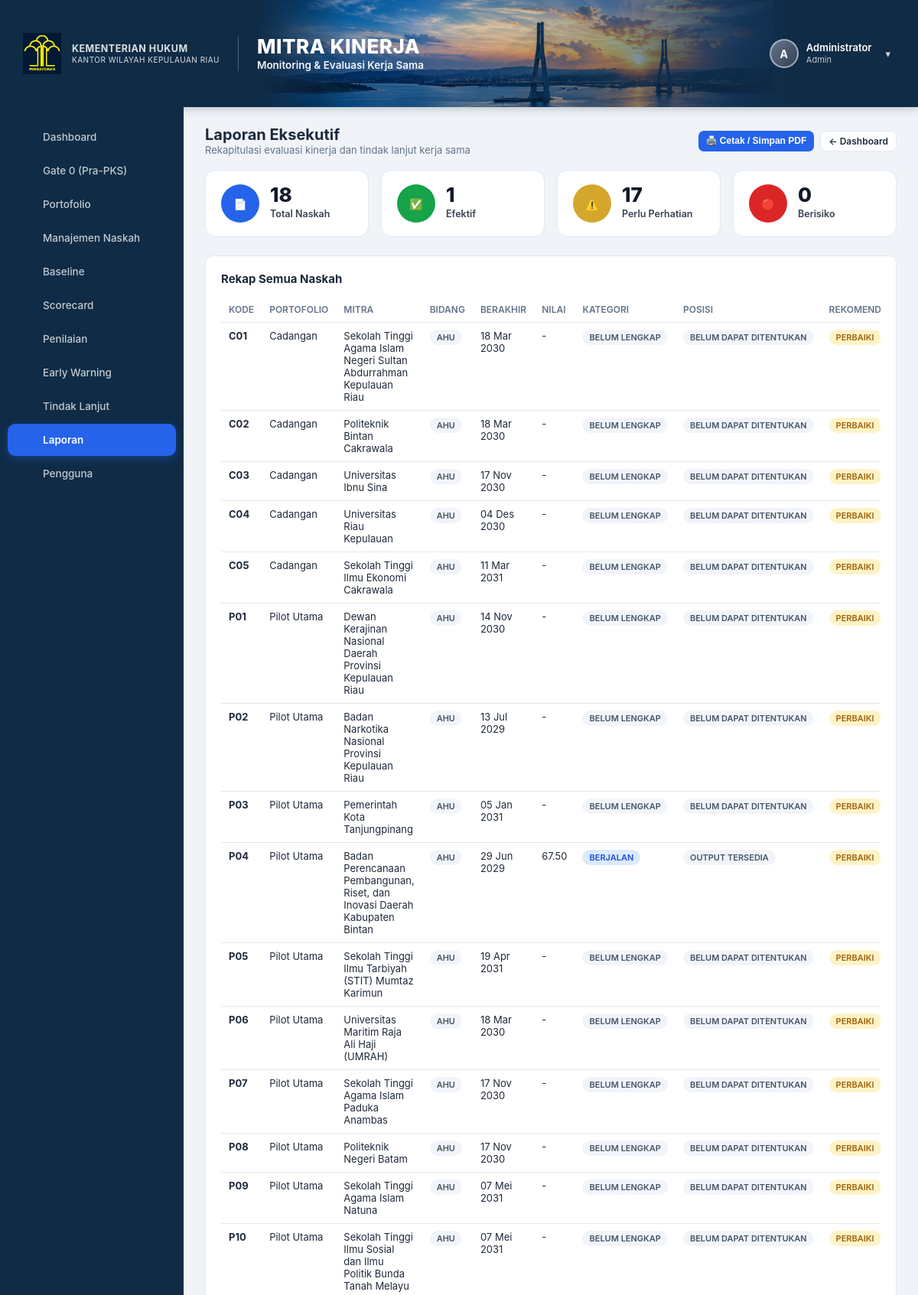
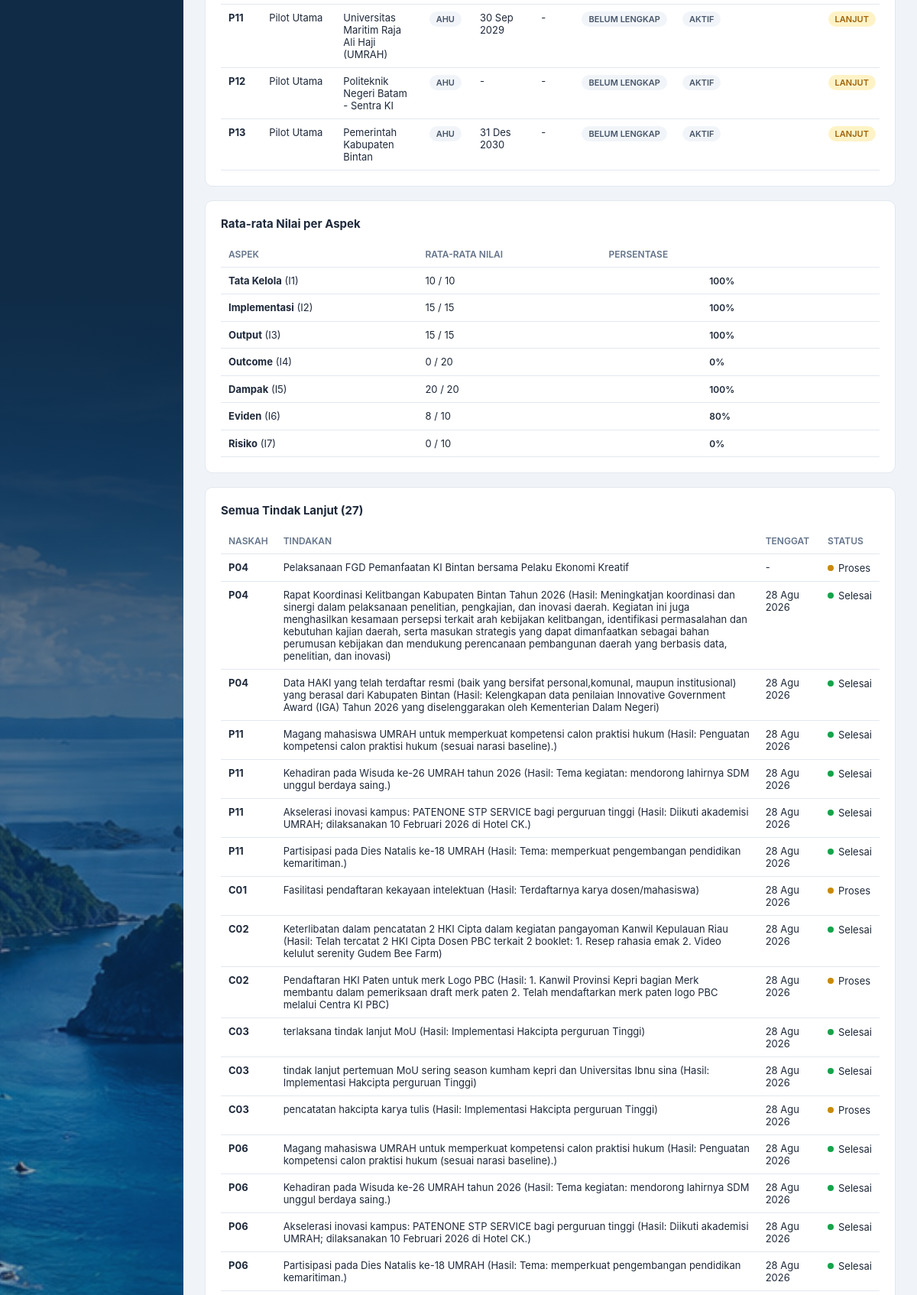
Screenshot of /laporan.php (signed in, upper part) with the database file from the repository (2 pictures, top to bottom).
### tables this page shows
CREATE TABLE `mitra_kinerja` (
  `id` int(11) NOT NULL AUTO_INCREMENT,
  `kode` varchar(5) NOT NULL,
  `portofolio` enum('Pilot Utama','Cadangan') NOT NULL,
  `nama_mitra` varchar(255) NOT NULL,
  `judul` text DEFAULT NULL,
  `jenis` enum('PKS','MoU') NOT NULL,
  `bidang` enum('AHU','KI','P3H','PPL','Keuangan','Humas','SDM') DEFAULT 'AHU',
  `pks_induk_id` int(11) DEFAULT NULL,
  `tanggal_mulai` date DEFAULT NULL,
  `tanggal_berakhir` date DEFAULT NULL,
  `status_tanggal` enum('TERVERIFIKASI','BELUM TERVERIFIKASI') NOT NULL DEFAULT 'BELUM TERVERIFIKASI',
  `evaluasi_per_tahun` int(11) NOT NULL DEFAULT 4,
  `baseline_status` enum('BELUM DIISI','DALAM PROSES','TERVERIFIKASI / DIKUNCI') NOT NULL DEFAULT 'BELUM DIISI',
  `baseline_locked_at` datetime DEFAULT NULL,
  `baseline_locked_by` int(11) DEFAULT NULL,
  `baseline_pemeriksa` varchar(255) DEFAULT NULL,
  `baseline_catatan_ringkasan` text DEFAULT NULL,
  `cutoff_date` date DEFAULT NULL,
  `sumber_baseline` varchar(255) DEFAULT NULL,
  `pic_internal` varchar(255) DEFAULT NULL,
  `pic_mitra` varchar(255) DEFAULT NULL,
  `file_naskah` varchar(255) DEFAULT NULL,
  `foto_kerjasama` varchar(255) DEFAULT NULL,
  `pemeriksa_id` int(11) DEFAULT NULL,
  `tanggal_review` date DEFAULT NULL,
  `status_scorecard` enum('BELUM LENGKAP','SIAP DIVALIDASI','FINAL/TERVALIDASI','PERLU PERBAIKAN') NOT NULL DEFAULT 'BELUM LENGKAP',
  `posisi_portofolio` enum('BELUM DAPAT DITENTUKAN','AKTIF','OUTPUT TERSEDIA','OUTCOME TERBENTUK','BERDAMPAK') NOT NULL DEFAULT 'BELUM DAPAT DITENTUKAN',
  `rekomendasi` enum('BELUM DITENTUKAN','LANJUT','PERBAIKI','PERPANJANG','REPLIKASI','HENTIKAN') NOT NULL DEFAULT 'BELUM DITENTUKAN',
  `created_at` timestamp NOT NULL DEFAULT current_timestamp(),
  `updated_at` timestamp NOT NULL DEFAULT current_timestamp() ON UPDATE current_timestamp(),
  PRIMARY KEY (`id`),
  UNIQUE KEY `kode` (`kode`),
  KEY `pemeriksa_id` (`pemeriksa_id`),
  KEY `fk_mitra_induk` (`pks_induk_id`),
  CONSTRAINT `fk_mitra_induk` FOREIGN KEY (`pks_induk_id`) REFERENCES `mitra_kinerja` (`id`) ON DELETE SET NULL,
  CONSTRAINT `mitra_kinerja_ibfk_1` FOREIGN KEY (`pemeriksa_id`) REFERENCES `users` (`id`) ON DELETE SET NULL
);

CREATE TABLE `tindak_lanjut` (
  `id` int(11) NOT NULL AUTO_INCREMENT,
  `mitra_id` int(11) NOT NULL,
  `tindakan` text NOT NULL,
  `tenggat` date DEFAULT NULL,
  `status` enum('Belum','Proses','Selesai') NOT NULL DEFAULT 'Belum',
  `file_bukti` varchar(255) DEFAULT NULL,
  `created_at` timestamp NOT NULL DEFAULT current_timestamp(),
  `updated_at` timestamp NOT NULL DEFAULT current_timestamp() ON UPDATE current_timestamp(),
  PRIMARY KEY (`id`),
  KEY `mitra_id` (`mitra_id`),
  CONSTRAINT `tindak_lanjut_ibfk_1` FOREIGN KEY (`mitra_id`) REFERENCES `mitra_kinerja` (`id`) ON DELETE CASCADE
);

### laporan.php (the view, shortened to what the rows shown need)
<?php
require_once __DIR__ . '/includes/auth.php';
require_once __DIR__ . '/includes/data.php';
$pdo = getDB();
$all = getAllMitraSummary($pdo);
$tindakLanjut = getTindakLanjut($pdo);
require __DIR__ . '/includes/header.php';
?>
<div class="flex-between no-print" style="margin-bottom:18px;">
    <div>
        <h1 style="margin:0;font-size:20px;">Laporan Eksekutif</h1>
    </div>
</div>
<div class="card">
    <h2>Rekap Semua Naskah</h2>
    <div class="table-wrap">
    <table>
        <thead>
            <tr><th>Kode</th><th>Portofolio</th><th>Mitra</th><th>Bidang</th><th>Berakhir</th><th>Nilai</th><th>Kategori</th><th>Posisi</th><th>Rekomendasi</th><th>Warning</th><th>Status</th></tr>
        </thead>
        <tbody>
        <?php foreach ($all as $s): $m = $s['mitra']; ?>
            <tr>
                <td><strong><?= h($m['kode']) ?></strong></td>
                <td><?= h($m['portofolio']) ?></td>
                <td><?= h($m['nama_mitra']) ?></td>
                <td><span class="badge badge-secondary" style="font-size:11px;font-weight:600;"><?= h($m['bidang'] ?? 'AHU') ?></span></td>
                <td><?= formatTanggal($m['tanggal_berakhir']) ?></td>
                <td><?= $s['nilai_berjalan'] > 0 ? number_format($s['nilai_berjalan'], 2) : '-' ?></td>
                <td><span class="badge badge-<?= warnaKategori($s['kategori']) ?>"><?= h($s['kategori']) ?></span></td>
                <td><span class="badge badge-secondary" style="font-size:11px;"><?= h($s['posisi_portofolio']) ?></span></td>
                <td><span class="badge badge-warning" style="font-size:11px;"><?= h($s['rekomendasi']) ?></span></td>
            </tr>
        <?php endforeach; ?>
        </tbody>
    </table>
    </div>
</div>
<div class="card">
    <h2>Rata-rata Nilai per Aspek</h2>
    <div class="table-wrap">
    <table>
        <thead><tr><th>Aspek</th><th>Rata-rata Nilai</th><th>Persentase</th></tr></thead>
    </table>
    </div>
</div>
<div class="card">
    <h2>Semua Tindak Lanjut (<?= count($tindakLanjut) ?>)</h2>
    <div class="table-wrap">
    <table>
        <thead><tr><th>Naskah</th><th>Tindakan</th><th>Tenggat</th><th>Status</th></tr></thead>
        <tbody>
        <?php if (empty($tindakLanjut)): ?>
            <tr><td colspan="4" class="muted" style="text-align:center;padding:20px;">Belum ada tindak lanjut</td></tr>
        <?php else: foreach ($tindakLanjut as $tl):
            $dotClass = match($tl['status']) { 'Selesai' => 'dot-green', 'Proses' => 'dot-yellow', default => 'dot-red' };
        ?>
            <tr>
                <td><strong><?= h($tl['kode']) ?></strong></td>
                <td><?= h($tl['tindakan']) ?></td>
                <td><?= formatTanggal($tl['tenggat']) ?></td>
                <td><span class="status-dot <?= $dotClass ?>"><?= h($tl['status']) ?></span></td>
            </tr>
        <?php endforeach; endif; ?>
        </tbody>
    </table>
    </div>
</div>
<?php require __DIR__ . '/includes/footer.php'; ?>

### rows the page displays
mitra_kinerja: kode "C01", portofolio "Cadangan", nama_mitra "Sekolah Tinggi Agama Islam Negeri Sultan Abdurrahman Kepulauan Riau", bidang "AHU", tanggal_berakhir "18 Mar 2030"
mitra_kinerja: kode "C02", portofolio "Cadangan", nama_mitra "Politeknik Bintan Cakrawala", bidang "AHU", tanggal_berakhir "18 Mar 2030"
mitra_kinerja: kode "C03", portofolio "Cadangan", nama_mitra "Universitas Ibnu Sina", bidang "AHU", tanggal_berakhir "17 Nov 2030"
mitra_kinerja: kode "C04", portofolio "Cadangan", nama_mitra "Universitas Riau Kepulauan", bidang "AHU", tanggal_berakhir "04 Des 2030"
mitra_kinerja: kode "C05", portofolio "Cadangan", nama_mitra "Sekolah Tinggi Ilmu Ekonomi Cakrawala", bidang "AHU", tanggal_berakhir "11 Mar 2031"
mitra_kinerja: kode "P01", portofolio "Pilot Utama", nama_mitra "Dewan Kerajinan Nasional Daerah Provinsi Kepulauan Riau", bidang "AHU", tanggal_berakhir "14 Nov 2030"
mitra_kinerja: kode "P02", portofolio "Pilot Utama", nama_mitra "Badan Narkotika Nasional Provinsi Kepulauan Riau", bidang "AHU", tanggal_berakhir "13 Jul 2029"
mitra_kinerja: kode "P03", portofolio "Pilot Utama", nama_mitra "Pemerintah Kota Tanjungpinang", bidang "AHU", tanggal_berakhir "05 Jan 2031"
mitra_kinerja: kode "P04", portofolio "Pilot Utama", nama_mitra "Badan Perencanaan Pembangunan, Riset, dan Inovasi Daerah Kabupaten Bintan", bidang "AHU", tanggal_berakhir "29 Jun 2029", nilai_berjalan "67.50", kategori "BERJALAN", posisi_portofolio "OUTPUT TERSEDIA", rekomendasi "PERBAIKI"
mitra_kinerja: kode "P05", portofolio "Pilot Utama", nama_mitra "Sekolah Tinggi Ilmu Tarbiyah (STIT) Mumtaz Karimun", bidang "AHU", tanggal_berakhir "19 Apr 2031"
mitra_kinerja: kode "P06", portofolio "Pilot Utama", nama_mitra "Universitas Maritim Raja Ali Haji (UMRAH)", bidang "AHU", tanggal_berakhir "18 Mar 2030"
mitra_kinerja: kode "P07", portofolio "Pilot Utama", nama_mitra "Sekolah Tinggi Agama Islam Paduka Anambas", bidang "AHU", tanggal_berakhir "17 Nov 2030"
mitra_kinerja: kode "P08", portofolio "Pilot Utama", nama_mitra "Politeknik Negeri Batam", bidang "AHU", tanggal_berakhir "17 Nov 2030"
mitra_kinerja: kode "P09", portofolio "Pilot Utama", nama_mitra "Sekolah Tinggi Agama Islam Natuna", bidang "AHU", tanggal_berakhir "07 Mei 2031"
mitra_kinerja: kode "P10", portofolio "Pilot Utama", nama_mitra "Sekolah Tinggi Ilmu Sosial dan Ilmu Politik Bunda Tanah Melayu", bidang "AHU", tanggal_berakhir "07 Mei 2031"
mitra_kinerja: kode "P11", portofolio "Pilot Utama", nama_mitra "Universitas Maritim Raja Ali Haji (UMRAH)", bidang "AHU", tanggal_berakhir "30 Sep 2029"
mitra_kinerja: kode "P12", portofolio "Pilot Utama", nama_mitra "Politeknik Negeri Batam - Sentra KI", bidang "AHU", tanggal_berakhir "-"
mitra_kinerja: kode "P13", portofolio "Pilot Utama", nama_mitra "Pemerintah Kabupaten Bintan", bidang "AHU", tanggal_berakhir "31 Des 2030"
tindak_lanjut: mitra.kode "P04", tindakan "Pelaksanaan FGD Pemanfaatan KI Bintan bersama Pelaku Ekonomi Kreatif", tenggat "-", status "Proses"
tindak_lanjut: mitra.kode "P04", tindakan "Rapat Koordinasi Kelitbangan Kabupaten Bintan Tahun 2026 (Hasil: Meningkatjan koordinasi dan sinergi dalam pelaksanaan penelitian, pengkajian, dan inovasi daerah. Kegiatan ini juga menghasilkan kesamaan persepsi terkait arah kebijakan kelitbangan, identifikasi permasalahan dan kebutuhan kajian daerah, serta masukan strategis yang dapat dimanfaatkan sebagai bahan perumusan kebijakan dan mendukung perencanaan pembangunan daerah yang berbasis data, penelitian, dan inovasi)", tenggat "28 Agu 2026", status "Selesai"
tindak_lanjut: mitra.kode "P04", tindakan "Data HAKI yang telah terdaftar resmi (baik yang bersifat personal,komunal, maupun institusional) yang berasal dari Kabupaten Bintan (Hasil: Kelengkapan data penilaian Innovative Government Award (IGA) Tahun 2026 yang diselenggarakan oleh Kementerian Dalam Negeri)", tenggat "28 Agu 2026", status "Selesai"
tindak_lanjut: mitra.kode "P11", tindakan "Magang mahasiswa UMRAH untuk memperkuat kompetensi calon praktisi hukum (Hasil: Penguatan kompetensi calon praktisi hukum (sesuai narasi baseline).)", tenggat "28 Agu 2026", status "Selesai"
tindak_lanjut: mitra.kode "P11", tindakan "Kehadiran pada Wisuda ke-26 UMRAH tahun 2026 (Hasil: Tema kegiatan: mendorong lahirnya SDM unggul berdaya saing.)", tenggat "28 Agu 2026", status "Selesai"
tindak_lanjut: mitra.kode "P11", tindakan "Akselerasi inovasi kampus: PATENONE STP SERVICE bagi perguruan tinggi (Hasil: Diikuti akademisi UMRAH; dilaksanakan 10 Februari 2026 di Hotel CK.)", tenggat "28 Agu 2026", status "Selesai"
tindak_lanjut: mitra.kode "P11", tindakan "Partisipasi pada Dies Natalis ke-18 UMRAH (Hasil: Tema: memperkuat pengembangan pendidikan kemaritiman.)", tenggat "28 Agu 2026", status "Selesai"
tindak_lanjut: mitra.kode "C01", tindakan "Fasilitasi pendaftaran kekayaan intelektuan (Hasil: Terdaftarnya karya dosen/mahasiswa)", tenggat "28 Agu 2026", status "Proses"
tindak_lanjut: mitra.kode "C02", tindakan "Keterlibatan dalam pencatatan 2 HKI Cipta dalam kegiatan pangayoman Kanwil Kepulauan Riau (Hasil: Telah tercatat 2 HKI Cipta Dosen PBC terkait 2 booklet: 1. Resep rahasia emak 2. Video kelulut serenity Gudem Bee Farm)", tenggat "28 Agu 2026", status "Selesai"
tindak_lanjut: mitra.kode "C02", tindakan "Pendaftaran HKI Paten untuk merk Logo PBC (Hasil: 1. Kanwil Provinsi Kepri bagian Merk membantu dalam pemeriksaan draft merk paten 2. Telah mendaftarkan merk paten logo PBC melalui Centra KI PBC)", tenggat "28 Agu 2026", status "Proses"
tindak_lanjut: mitra.kode "C03", tindakan "terlaksana tindak lanjut MoU (Hasil: Implementasi Hakcipta perguruan Tinggi)", tenggat "28 Agu 2026", status "Selesai"
tindak_lanjut: mitra.kode "C03", tindakan "tindak lanjut pertemuan MoU sering season kumham kepri dan Universitas Ibnu sina (Hasil: Implementasi Hakcipta perguruan Tinggi)", tenggat "28 Agu 2026", status "Selesai"
tindak_lanjut: mitra.kode "C03", tindakan "pencatatan hakcipta karya tulis (Hasil: Implementasi Hakcipta perguruan Tinggi)", tenggat "28 Agu 2026", status "Proses"
tindak_lanjut: mitra.kode "P06", tindakan "Magang mahasiswa UMRAH untuk memperkuat kompetensi calon praktisi hukum (Hasil: Penguatan kompetensi calon praktisi hukum (sesuai narasi baseline).)", tenggat "28 Agu 2026", status "Selesai"
tindak_lanjut: mitra.kode "P06", tindakan "Kehadiran pada Wisuda ke-26 UMRAH tahun 2026 (Hasil: Tema kegiatan: mendorong lahirnya SDM unggul berdaya saing.)", tenggat "28 Agu 2026", status "Selesai"
tindak_lanjut: mitra.kode "P06", tindakan "Akselerasi inovasi kampus: PATENONE STP SERVICE bagi perguruan tinggi (Hasil: Diikuti akademisi UMRAH; dilaksanakan 10 Februari 2026 di Hotel CK.)", tenggat "28 Agu 2026", status "Selesai"
tindak_lanjut: mitra.kode "P06", tindakan "Partisipasi pada Dies Natalis ke-18 UMRAH (Hasil: Tema: memperkuat pengembangan pendidikan kemaritiman.)", tenggat "28 Agu 2026", status "Selesai"

### other values shown
$nav['label'] "Dashboard"
$nav['label'] "Gate 0 (Pra-PKS)"
$nav['label'] "Portofolio"
$nav['label'] "Manajemen Naskah"
$nav['label'] "Baseline"
$nav['label'] "Scorecard"
$nav['label'] "Penilaian"
$nav['label'] "Early Warning"
$nav['label'] "Tindak Lanjut"
$nav['label'] "Laporan"
$initials "A"
$user['nama'] "Administrator"
$user['role'] "Admin"
$stats['total'] "18"
$stats['efektif'] "1"
